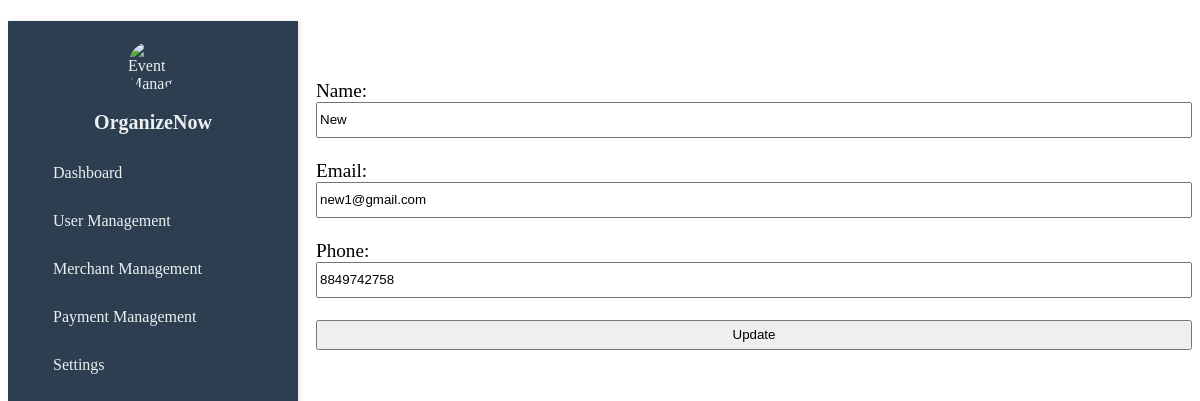
/admin/edit_user.php?id=23, run on an earlier commit of the app's database.
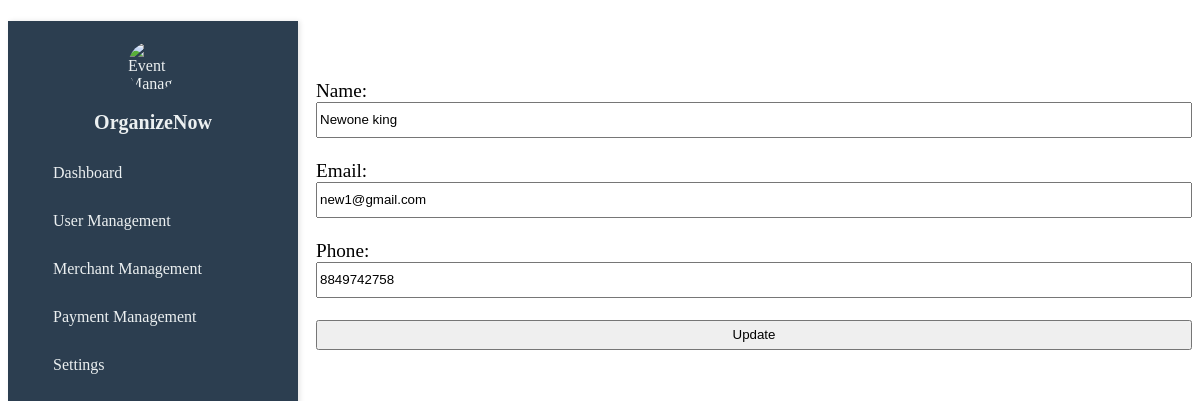
And on a later commit of the database.
### tables this page shows
CREATE TABLE `user` (
  `id` int(11) NOT NULL,
  `name` varchar(100) NOT NULL,
  `email` varchar(100) NOT NULL,
  `mobile` varchar(15) NOT NULL,
  `password` varchar(200) NOT NULL
);

### admin/edit_user.php (the view, shortened to what this page needs)
<?php
include 'db_config.php';
if (isset($_GET['id'])) {
    $id = $_GET['id'];
    $query = "SELECT * FROM user WHERE id = ?";
    $stmt = $conn->prepare($query);
    $stmt->bind_param("i", $id);
    $stmt->execute();
    $result = $stmt->get_result();
    $user = $result->fetch_assoc();
}
?>
<!DOCTYPE html>
<html lang="en">
<head>
</head>
<body>
    <div class="sidebar">
        <img alt="Event Management Logo" height="50" src="https://storage.googleapis.com/a1aa/image/lVCW4JSGXNpeEqSD67RZn3Gu7QmvDyhmjWDeAqe4rVcfR5DQB.jpg" width="50" />
        <h2>OrganizeNow</h2>
        <a href="#dashboard"><i class="fas fa-tachometer-alt"></i> Dashboard</a>
        <a href="#user"><i class="fas fa-users"></i> User Management</a>
        <a href="#merchant-management"><i class="fas fa-store"></i> Merchant Management</a>
        <a href="#payment-management"><i class="fas fa-credit-card"></i> Payment Management</a>
        <a href="#settings"><i class="fas fa-cogs"></i> Settings</a>
    </div>
    <h1>Edit User</h1>
    <?php if ($user): ?>
        <form action="update_user.php" method="post">
            <label for="name">Name:</label>
            <input type="text" name="name" id="name" value="<?php echo $user['name']; ?>" required>
            <br>
            <label for="email">Email:</label>
            <input type="email" name="email" id="email" value="<?php echo $user['email']; ?>" required>
            <br>
            <label for="mobile">Phone:</label>
            <input type="text" name="mobile" id="mobile" value="<?php echo $user['mobile']; ?>" required>
            <br>
            <button type="submit" name="update">Update</button>
        </form>
    <?php else: ?>
        <p>User not found.</p>
    <?php endif; ?>
</body>
</html>

What changed in the data, as far as the page shows it:
changed user "new1@gmail.com": name "New" → "Newone king"
